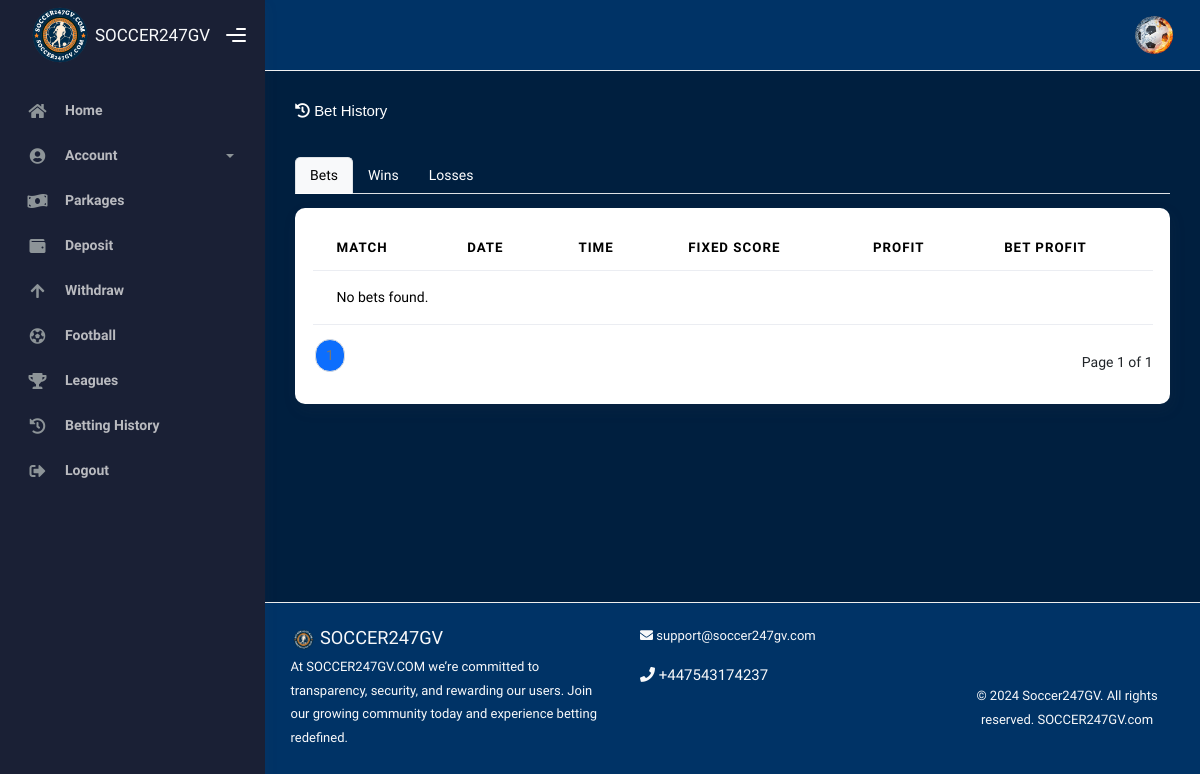
Before: /bet_history/ (signed in) with the older database file.
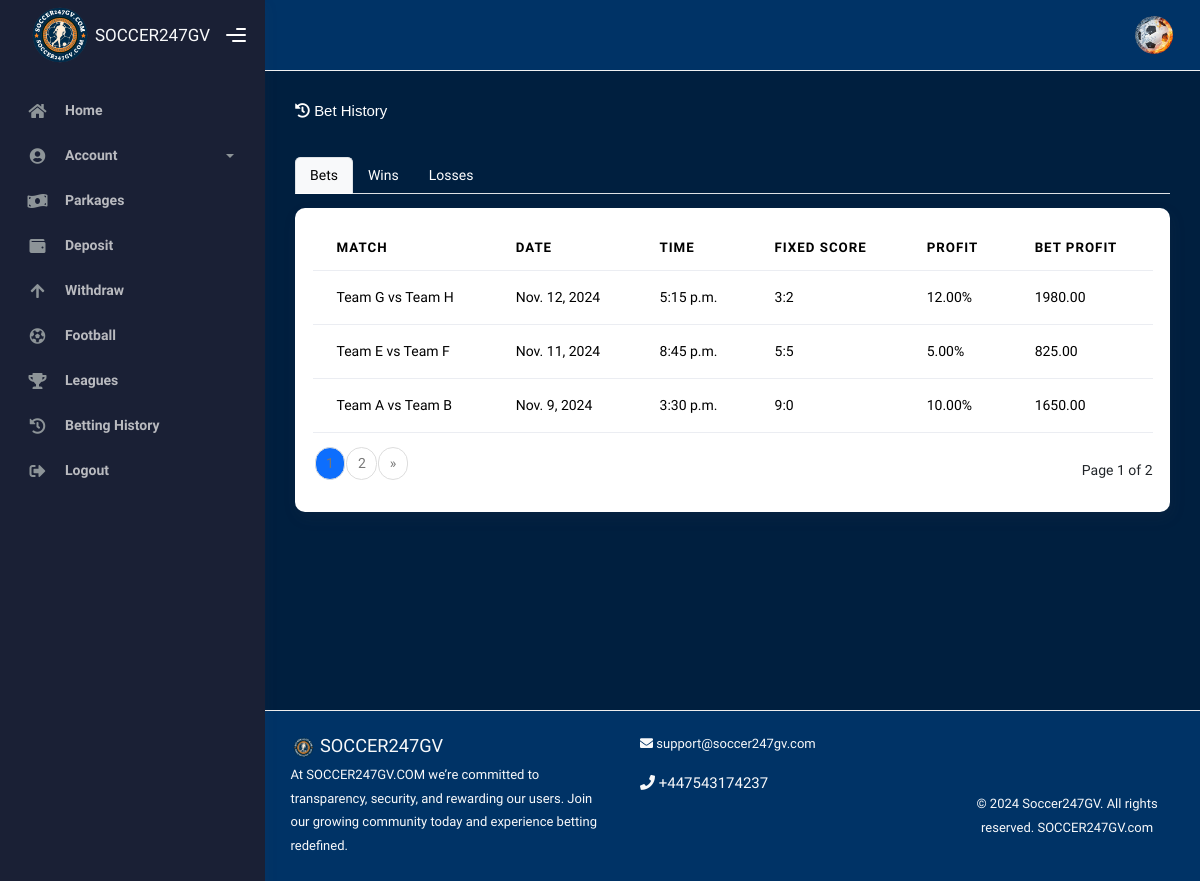
After: the same page with the newer database file.
### accounts/models.py (models this page shows, shortened)
class BetHistory(models.Model):
    user = models.ForeignKey(settings.AUTH_USER_MODEL, on_delete=models.CASCADE)  # Use the custom user model
    match = models.CharField(max_length=255)
    date = models.DateField()  # The date of the match
    time = models.TimeField()  # The time of the match
    fixed_score = models.CharField(max_length=10)  # e.g., "2 - 0"
    profit_percentage = models.DecimalField(max_digits=5, decimal_places=2)  # e.g., 5.00
    bet_amount = models.DecimalField(max_digits=10, decimal_places=2)  # e.g., 100.00
    placed_at = models.DateTimeField(auto_now_add=True)  # Automatically set the date/time when the bet is placed

### Soccer_app/views.py (the view)
# urls.py: path('bet_history/',views.beting_history,name="bet_history"),
def beting_history(request):
    tab = request.GET.get('tab', 'bets')  # Default to 'bets' if no tab is specified
    bets = BetHistory.objects.filter(user=request.user).order_by('-date')
    wins = bets.filter(profit_percentage__gt=0).order_by('-date')
    losses = bets.filter(profit_percentage__lte=0).order_by('-date')
    bets_paginator = Paginator(bets, 3)
    wins_paginator = Paginator(wins, 3)
    losses_paginator = Paginator(losses, 3)
    page_number = request.GET.get('page', 1)
    if tab == 'wins':
        page = wins_paginator.get_page(page_number)
    elif tab == 'losses':
        page = losses_paginator.get_page(page_number)
    else:
        page = bets_paginator.get_page(page_number)
    context = {
        'bets': bets_paginator.get_page(page_number),
        'wins': wins_paginator.get_page(page_number),
        'losses': losses_paginator.get_page(page_number),
        'current_tab': tab,  # Pass the current tab to the context
        'page': page,        # Pass the current page data
    }
    return render(request, 'home/beting_history.html', context)

### Soccer_app/templates/home/beting_history.html (shortened to what this page needs)
{% extends 'core/base/base.html' %}
{% load static %}
{% block contents %}
  <div class="page-inner mb-5 pb-5">
    <div class="d-flex align-items-left align-items-md-center flex-column flex-md-row pt-2 pb-4">
      <div>
        <h6 style="font-family: Verdana, Geneva, Tahoma, sans-serif; color: white;" class="mb-3"><i class="fas fa-history"></i> Bet History</h6>
      </div>
    </div>
    <div class="container-fluid mb-5 pb-5 p-0">
      <ul class="nav nav-tabs" id="matchTabs" role="tablist">
        <li class="nav-item" role="presentation">
          <a class="nav-link active" id="bets-tab" data-bs-toggle="tab" href="#bets" role="tab" aria-controls="bets" aria-selected="true">Bets</a>
        </li>
        <li class="nav-item" role="presentation">
          <a class="nav-link" id="wins-tab" data-bs-toggle="tab" href="#wins" role="tab" aria-controls="wins" aria-selected="false">Wins</a>
        </li>
        <li class="nav-item" role="presentation">
          <a class="nav-link" id="losses-tab" data-bs-toggle="tab" href="#losses" role="tab" aria-controls="losses" aria-selected="false">Losses</a>
        </li>
      </ul>
      <div class="tab-content mt-3" id="matchTabsContent">
        <div class="tab-pane fade show active" id="bets" role="tabpanel" aria-labelledby="bets-tab">
          <div class="card">
            <div class="card-body">
              <div class="table-responsive">
                <table class="table table-hover" style="background-color: white;">
                  <thead>
                    <tr>
                      <th>Match</th>
                      <th>Date</th>
                      <th>Time</th>
                      <th>Fixed Score</th>
                      <th>Profit</th>
                      <th>Bet Profit</th>
                    </tr>
                  </thead>
                  <tbody>
                    {% for bet in bets %}
                      <tr>
                        <td>{{ bet.match }}</td>
                        <td>{{ bet.date }}</td>
                        <td>{{ bet.time }}</td>
                        <td>{{ bet.fixed_score }}</td>
                        <td>{{ bet.profit_percentage }}%</td>
                        <td>{{ bet.bet_amount }}</td>
                      </tr>
                    {% empty %}
                      <tr>
                        <td colspan="6">No bets found.</td>
                      </tr>
                    {% endfor %}
                  </tbody>
                </table>
                <div class="d-flex justify-content-between align-items-center mt-3">
                  <nav aria-label="Page navigation">
                    <ul class="pagination">
                      {% for num in bets.paginator.page_range %}
                        {% if bets.number == num %}
                          <li class="page-item active" aria-current="page">
                            <span class="page-link">{{ num }}</span>
                          </li>
                        {% else %}
                          <li class="page-item">
                            <a class="page-link" href="?tab=bets&page={{ num }}">{{ num }}</a>
                          </li>
                        {% endif %}
                      {% endfor %}
                      {% if bets.has_next %}
                        <li class="page-item">
                          <a class="page-link" href="?tab=bets&page={{ bets.next_page_number }}" aria-label="Next"><span aria-hidden="true">&raquo;</span></a>
                        </li>
                      {% endif %}
                    </ul>
                  </nav>
                  <span>Page {{ bets.number }} of {{ bets.paginator.num_pages }}</span>
                </div>
              </div>
            </div>
          </div>
        </div>
      </div>
    </div>
  </div>
{% endblock %}

### Soccer_app/templates/core/base/base.html (shortened to what this page needs)
{% load static %}
<!DOCTYPE html>
<html lang="en">
  <head>
    <link rel="stylesheet" href="{% static 'css/bootstrap.min.css' %}" />
    <link rel="stylesheet" href="{% static 'css/plugins.min.css' %}" />
    <link rel="stylesheet" href="{% static 'css/kaiadmin.min.css' %}" />
    <link rel="stylesheet" href="{% static 'css/demo.css' %}" />
  </head>
  <body class="bg-dark-blue">
    <div class="wrapper">
      {% include '../sections/nav.html' %}
      <div class="main-panel">
        {% include '../sections/header.html' %}
        <div class="container">
          {% block contents %}
          {% endblock %}
          {% include '../sections/footer.html' %}
        </div>
      </div>
    </div>
  </body>
</html>

### Soccer_app/templates/core/sections/nav.html (shortened to what this page needs)
{% load static %}
<div class="sidebar" data-background-color="dark">
  <div class="sidebar-logo">
    <div class="logo-header" data-background-color="dark">
      <a href="index.html" class="logo text-light"><img src="{% static 'img/soccer_logo.png' %}" alt="navbar brand" class="navbar-brand" height="70" />SOCCER247GV</a>
      <div class="nav-toggle">
        <button class="btn btn-toggle toggle-sidebar"><i class="gg-menu-right"></i></button>
      </div>
    </div>
  </div>
  <div class="sidebar-wrapper scrollbar scrollbar-inner">
    <div class="sidebar-content">
      <ul class="nav nav-secondary" id="sidebar-nav">
        <li class="nav-item">
          <a href="{% url 'home' %}">
            <i class="fas fa-home"></i>
            <p>Home</p>
          </a>
        </li>
        {% if user.is_authenticated %}
          <li class="nav-item">
            <a data-bs-toggle="collapse" href="#base">
              <i class="fas fa-user-circle"></i>
              <p>Account</p>
              <span class="caret"></span>
            </a>
          </li>
        {% endif %}
        <li class="nav-item">
          <a href="{% url 'parkages' %}">
            <i class="fas fa-money-bill-wave"></i>
            <p>Parkages</p>
          </a>
        </li>
        {% if user.is_authenticated %}
          <li class="nav-item">
            <a href="{% url 'Deposit' %}">
              <i class="fas fa-wallet"></i>
              <p>Deposit</p>
            </a>
          </li>
        {% endif %}
        {% if user.is_authenticated %}
          <li class="nav-item">
            <a href="{% url 'Withdraw' %}">
              <i class="fas fa-arrow-up"></i>
              <p>Withdraw</p>
            </a>
          </li>
        {% endif %}
        <li class="nav-item">
          <a href="{% url 'football' %}">
            <i class="fas fa-futbol"></i>
            <p>Football</p>
          </a>
        </li>
        <li class="nav-item">
          <a href="{% url 'league' %}">
            <i class="fas fa-trophy"></i>
            <p>Leagues</p>
          </a>
        </li>
        {% if user.is_authenticated %}
          <li class="nav-item">
            <a href="{% url 'bet_history' %}">
              <i class="fas fa-history"></i>
              <p>Betting History</p>
            </a>
          </li>
        {% endif %}
        {% if user.is_authenticated %}
          <li class="nav-item text-white">
            <a class="text-white" href="{% url 'logout' %}"><i class="fas fa-sign-out-alt"></i><p>Logout</p></a>
          </li>
        {% endif %}
      </ul>
    </div>
  </div>
</div>

### Soccer_app/templates/core/sections/header.html (shortened to what this page needs)
{% load static %}
{% load humanize %}
<div class="main-header">
  <nav style="background-color: #003366;" class="navbar navbar-header navbar-header-transparent navbar-expand-lg border-bottom">
    <div class="container-fluid">
      <ul class="navbar-nav topbar-nav ms-md-auto align-items-center">
        <li class="nav-item topbar-user dropdown hidden-caret">
          <a class="dropdown-toggle profile-pic" data-bs-toggle="dropdown" href="#" aria-expanded="false">
            <div class="avatar-sm">
              <img src="{% static 'img/profile_pic.jpeg' %}" alt="..." class="avatar-img rounded-circle" />
            </div>
          </a>
        </li>
      </ul>
    </div>
  </nav>
</div>

### Soccer_app/templates/core/sections/footer.html (shortened to what this page needs)
{% load static %}
<footer class="footer py-4" style="background-color:#003366; color: #f1f1f1;">
  <div class="container-fluid">
    <div class="row">
      <div class="col-md-6 mb-3">
        <h5 class="mb-1 text-light">
          <img src="{% static 'img/soccer_logo.png' %}" height="25" alt="Soccer247GV Logo" />
          SOCCER247GV
        </h5>
        <p class="small text-light">At SOCCER247GV.COM we’re committed to transparency, security, and rewarding our users. Join our growing community today and experience betting redefined.</p>
      </div>
      <div class="col-md-6 mb-3">
        <p class="small text-light">
          <i class="fas fa-envelope"></i> support@soccer247gv.com
        </p>
        <p class="text-light">
          <i class="fas fa-phone"></i> +447543174237
        </p>
      </div>
    </div>
    <div class="text-center mt-3">
      <p class="text-light small mb-0">
        &copy; 2024 Soccer247GV. All rights reserved. <a href="#" class="text-light">SOCCER247GV.com</a>
      </p>
    </div>
  </div>
</footer>

### Soccer_app/templates/core/base/base.html (style rules this page uses)
.bg-dark-blue { background-color: #001f3f; }
.bg-dark-blue { background-color: #001f3f !important; color: white; }
thead th { background-color: #001f3f; color: white; }
tbody tr { color: #001f3f; }

### Soccer_app/templates/home/beting_history.html (style rules this page uses)
.nav-tabs .nav-link { color: white; }
.nav-tabs .nav-link.active { color: #000; background-color: #f8f9fa; }

Changed rows visible on the page:
added BetHistory: match "Team G vs Team H", date "Nov. 12, 2024", time "5:15 p.m.", fixed_score "3:2", profit_percentage "12.00", bet_amount "1980.00"
added BetHistory: match "Team E vs Team F", date "Nov. 11, 2024", time "8:45 p.m.", fixed_score "5:5", profit_percentage "5.00", bet_amount "825.00"
added BetHistory: match "Team A vs Team B", date "Nov. 9, 2024", time "3:30 p.m.", fixed_score "9:0", profit_percentage "10.00", bet_amount "1650.00"
Other visible differences:
{{ bets.paginator.num_pages }}: "1" → "2"
new list line: "2"
text no longer shown: "No bets found."
